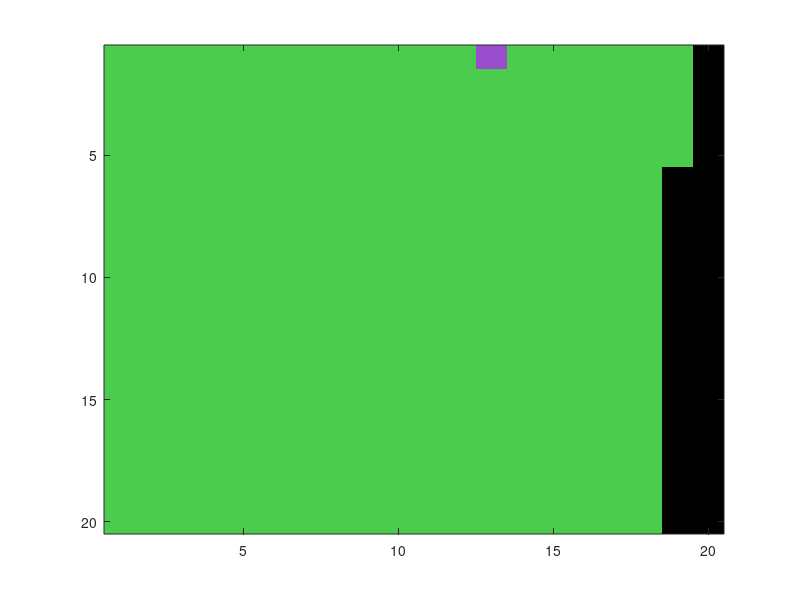

Here is the MATLAB script that generated this plot: (Note: this script raises an error after producing the figure.)
%% Extended Birthday Paradox Animation
%   Green  = free birthday
%   Red    = one person
%   Yellow = two people (pair)
%   Orange = three people (triplet)
%   Purple = four or more people

clc;
clear;
close all;

N = 365;                         % Number of birthdays
n_people = 100;                  % Number of simulated people

n_size = ceil(sqrt(N));          % Grid dimensions
n_grid = n_size^2;               % Amount of grid cells

pause_time = 0.08;

birthday_vector = zeros(n_grid,1);
birthday_vector(N+1:end) = NaN; % These cells will always be green

figure('Color','w');

% Colormap:
% 0 = free
% 1 = single
% 2 = pair
% 3 = triplet
% 4+ = quadruple+

cmap = [
    0.30 0.80 0.30   % green
    0.90 0.20 0.20   % red
    1.00 0.90 0.20   % yellow
    1.00 0.55 0.10   % orange
    0.60 0.30 0.80   % purple
];


for person = 1:n_people

    bday = randi([1 N]);

    birthday_vector(bday) = birthday_vector(bday) + 1;

    display_vector = birthday_vector;

    display_vector(display_vector >= 4) = 4;

    M = reshape(display_vector,n_size,n_size);

    clf;

    imagesc(M);

    colormap(cmap);
    clim([0 4]);

    axis equal tight;

    set(gca,...
        'XTick',[],...
        'YTick',[]);

    hold on;

    for k = 0.5:1:n_size+0.5

        plot([0.5 n_size+0.5],[k k],...
            'k','LineWidth',0.5);

        plot([k k],[0.5 n_size+0.5],...
            'k','LineWidth',0.5);

    end

    n_single   = sum(birthday_vector == 1);
    n_pairs    = sum(birthday_vector == 2);
    n_triplets = sum(birthday_vector == 3);
    n_quad     = sum(birthday_vector >= 4);

    title({
        'Birthday Paradox Simulation'
        sprintf('People in room: %d',person)
        ''
        'Green = free birthday'
        'Red = one person'
        'Yellow = two people share a birthday'
        'Orange = three people share a birthday'
        'Purple = four or more people share a birthday'
        },...
        'FontSize',14);


    text(1,n_size+1.8,...
        sprintf(['Singles: %d    Pairs: %d    ' ...
                 'Triplets: %d    Quadruples+: %d'],...
                 n_single,...
                 n_pairs,...
                 n_triplets,...
                 n_quad),...
                 'FontSize',12,...
                 'FontWeight','bold');

    hold off;

    drawnow;

    pause(pause_time);

end
